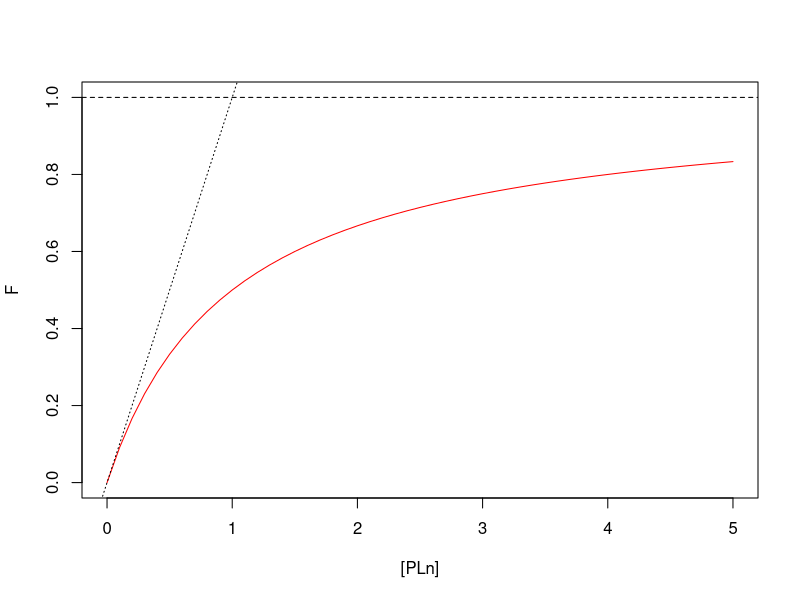
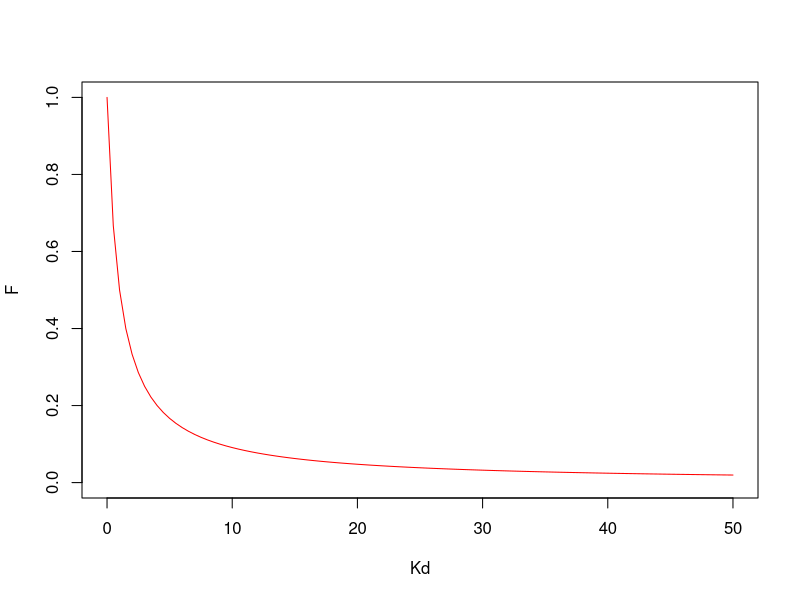
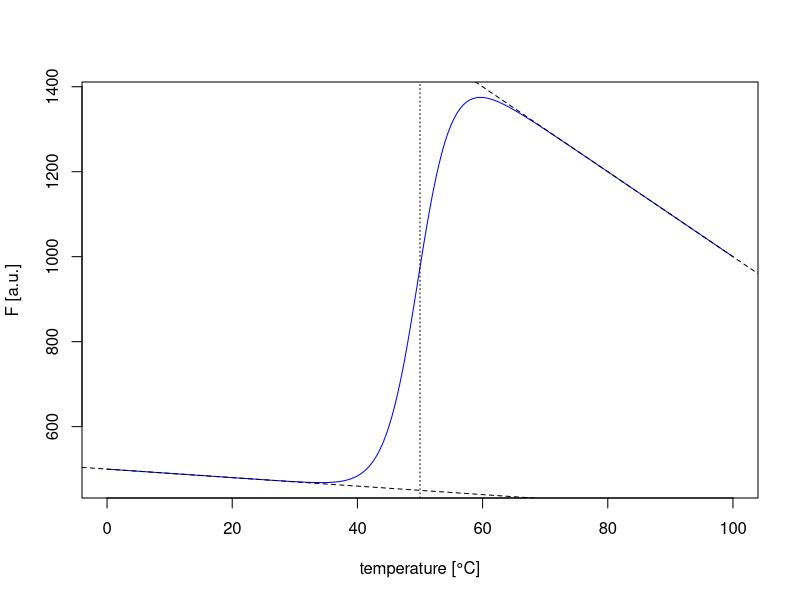
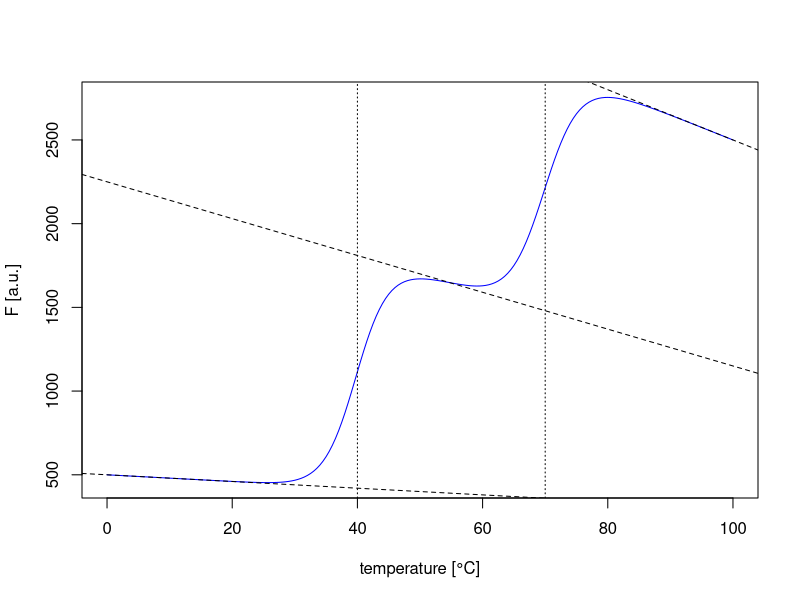
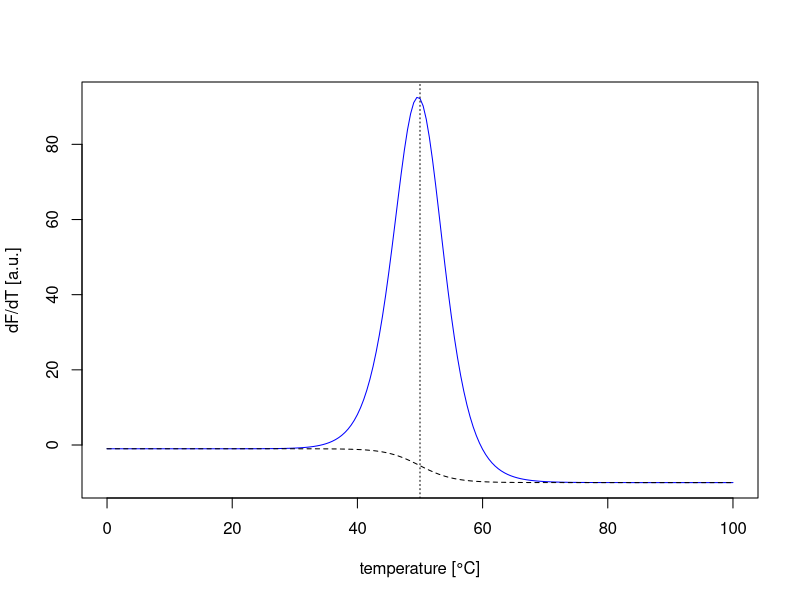
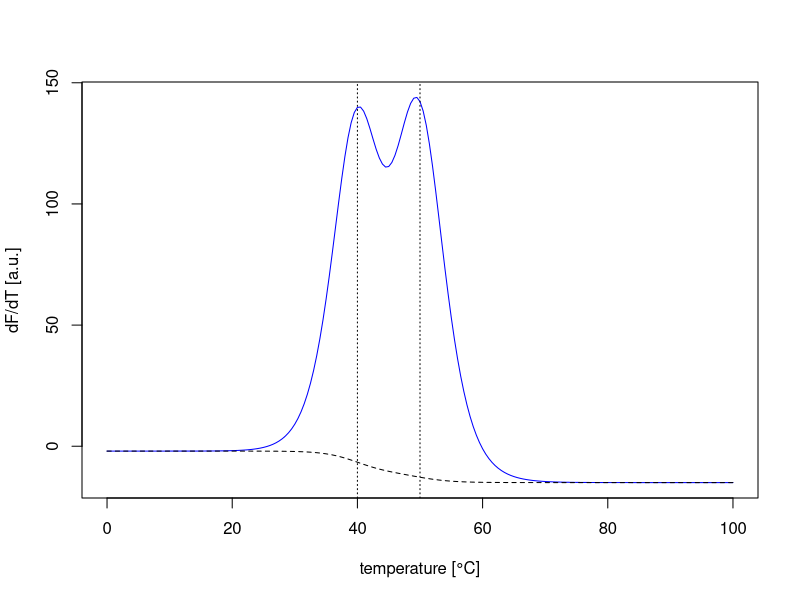
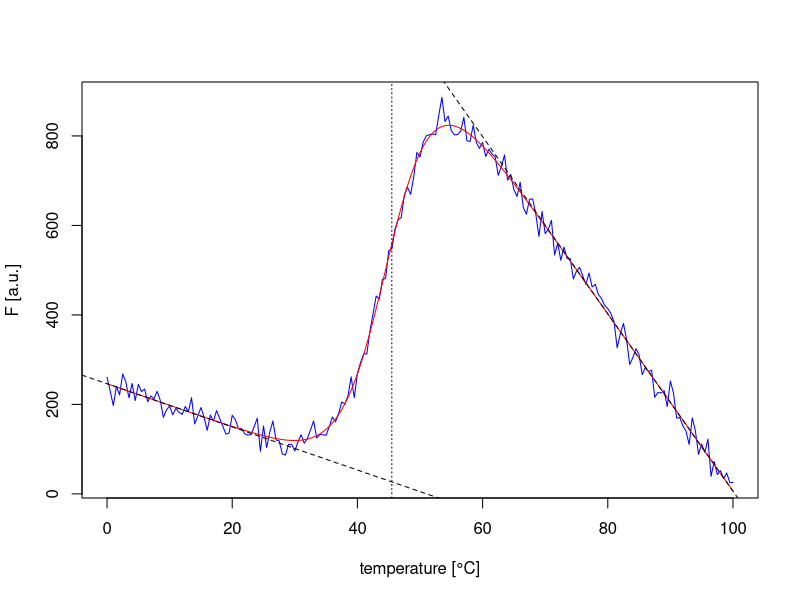
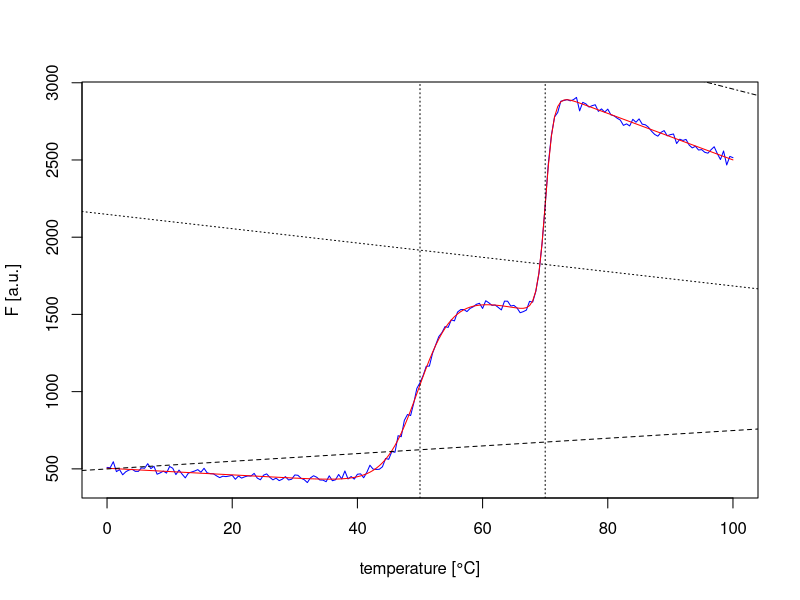

Write the R code that produced these figures, in order.
## ---- chunk 1
knitr::opts_chunk$set(echo = TRUE)
## ---- chunk 2
PL <- seq(0, 5, 0.1)
plot(x = PL,
     y = PL / (1 + PL),
     xlab = "[PLn]",
     ylab = "F",
     ylim = c(0,1),
     type = "l",
     col = "red")
abline(h = 1, lty = 2)
abline(a = 0, b = 1, lty = 3)

Kd <- seq(0,50,0.5)
plot(x = Kd,
     y = 1 / (1 + Kd),
     xlab = "Kd",
     ylab = "F",
     ylim = c(0,1),
     type = "l",
     col = "red")
## ---- chunk 3
# for Thermofluor signal
get_K_function <- function(value = "DSm") { # preset value is for DSm
  # constants
  C_to_K <- 273.15 # 0°C in Kelvin
  gas_constant <- 8.3144598 # J/(mol*K)
  # choose between the function for DSm or DHm
  if (identical(value, "DSm"))
    function(Tm, # transition temperature in °C 
             DSm, # change in melting entropy in J/(mol*K)
             temperature) # temperature in °C
    { #compute K
      A <- DSm/gas_constant
      B <- (Tm + C_to_K)/(temperature + C_to_K)
      exp(A * (1.0 - B))
    }
  else if (identical(value, "DHm"))
    function(Tm, # transition temperature in °C 
             DHm, # change in melting enthalpy in J/(mol*K)
             temperature) # temperature in °C
    { #compute K
      A <- DHm/gas_constant
      B <- 1.0/(Tm + C_to_K)
      C <- 1.0/(temperature + C_to_K)
      exp(A * (B - C))
    }
  else
    stop(paste("The value: ", value, " is not know. Use DSm or DHm."))
}
## ---- chunk 4
compute_K <- get_K_function("DSm")
## ---- chunk 5
compute_K(Tm = 50, DSm = 1000, temperature = 50)
compute_K(Tm = 50, DSm = 1000, temperature = c(40,50,60))
## ---- chunk 6
# thermo fluor signal for single and multi domain proteins
get_Thermo_Fluor_signal <- function(temperature, Tm, DSm, 
                                    Fn_coef, Fu_coef,
                                    sd_noise = 0) {
  signal <- rep(0.0, length(temperature))
  for (i in seq_along(Tm)) {
    # linear Background for native and unfolded protein
    Fn <- Fn_coef[[i]]$a + temperature * Fn_coef[[i]]$b
    Fu <- Fu_coef[[i]]$a + temperature * Fu_coef[[i]]$b
    # get K = [U]/[N]
    K <- compute_K(Tm[i], DSm[i], temperature)
    # get the signal
    signal <- signal + (Fn + Fu * K) / (1.0 + K)
  }
  signal + rnorm(length(signal), sd = sd_noise)
}
## ---- chunk 7
Tm <- 50 # in °C
DSm <- 1000.0 # in J/(mol*K)
temperature <- seq(0, 100, 0.5) # temperature range of melting in °C
# linear Background for native and unfolded protein
Fn <- list(list(a = 500, b = -1))
Fu <- list(list(a = 2000, b = -10))

plot(x = temperature,
     y = get_Thermo_Fluor_signal(temperature, Tm, DSm, Fn, Fu),
     type = "l",
     col = "blue",
     xlab = "temperature [°C]",
     ylab = "F [a.u.]")

# plot linear background for native protein
abline(a = Fn[[1]]$a, b = Fn[[1]]$b, lty = 2)
# plot linear background for unfolded protein
abline(a = Fu[[1]]$a, b = Fu[[1]]$b, lty = 2)
# plot where the transition temperature is
abline(v = Tm, lty = 3)
## ---- chunk 8
Tm <- c(40, 70) # in °C
DSm <- c(1000, 1000.0) # in J/(mol*K)
temperature <- seq(0, 100, 0.5) # temperature range of melting in °C
# linear Background for native and unfolded protein
Fn <- list(list(a = 250, b = -1),
           list(a = 250, b = -1))
Fu <- list(list(a = 2000, b = -10),
           list(a = 2000, b = -5))

plot(x = temperature,
     y = get_Thermo_Fluor_signal(temperature, Tm, DSm, Fn, Fu),
     type = "l",
     col = "blue",
     xlab = "temperature [°C]",
     ylab = "F [a.u.]")

# plot linear background for native protein
abline(a = Fn[[1]]$a + Fn[[2]]$a, 
       b = Fn[[1]]$b + Fn[[2]]$b, 
       lty = 2)
# plot linear background for intermediate melted protein
abline(a = Fu[[1]]$a + Fn[[2]]$a,
       b = Fu[[1]]$b + Fn[[2]]$b,
       lty = 2)
# plot linear background for unfolded protein
abline(a = Fu[[1]]$a + Fu[[2]]$a, 
       b = Fu[[1]]$b + Fu[[2]]$b, 
       lty = 2)
# plot where the transition temperature is
abline(v = Tm, lty = 3)
## ---- chunk 9
compute_K_and_dKdT <- function(Tm, DSm, temperature) {
  # constants
  C_to_K <- 273.15 # 0°C in Kelvin
  gas_constant <- 8.3144598 # J/(mol*K)
  # convert temperatures from °C to Kelvin
  Tm <- Tm + C_to_K
  temp_Kelvin <- temperature + C_to_K
  # compute K
  A <- DSm/gas_constant
  B <- Tm/temp_Kelvin
  K <- exp(A * (1.0 - B))
  list(K    = K,
       dKdT = K * A * (Tm/temp_Kelvin^2))
}
## ---- chunk 10
get_DSF_signal <- function(temperature, Tm, DSm, 
                          Fn_coef, Fu_coef,
                          sd_noise = 0) {
  signal <- rep(0.0, length(temperature))
  background_sum <- rep(0.0, length(temperature))
  for (i in seq_along(Tm)) {
    # compute Signal
    result <- compute_K_and_dKdT(Tm[i], DSm[i], temperature)
    # compute background
    Fn <- Fn_coef[[i]]$a + Fn_coef[[i]]$b * temperature
    Fu <- Fu_coef[[i]]$a + Fu_coef[[i]]$b * temperature
    # compute the terms
    dsf_signal <- result$dKdT / (1 + result$K)^2
    DF <- Fu - Fn
    background <- (result$K * Fu_coef[[i]]$b + Fn_coef[[i]]$b) / (1 + result$K)
    # put everything together
    signal <- signal + (dsf_signal * DF + background)
    background_sum <- background_sum + background
  }
  # return everything
  list(dsf_signal = signal + rnorm(length(signal), sd = sd_noise), 
       background = background_sum)
} 
## ---- chunk 11
Tm <- 50 # in °C
DSm <- 1000.0 # in J/(mol*K)
temperature <- seq(0, 100, 0.5) # temperature range of melting in °C
# linear Background for native and unfolded protein
Fn <- list(list(a = 500, b = -1))
Fu <- list(list(a = 2000, b = -10))

result <- get_DSF_signal(temperature, Tm, DSm, Fn, Fu)
plot(x = temperature,
     y = result$dsf_signal,
     type = "l",
     col = "blue",
     xlab = "temperature [°C]",
     ylab = paste("dF/dT [a.u.]"))
# plot background
lines(x = temperature,
       y = result$background,
       lty = 2)
# plot melting tmeperature
abline(v = Tm, lty = 3)
## ---- chunk 12
Tm <- c(40, 50) # in °C
DSm <- c(1000, 1000.0) # in J/(mol*K)
temperature <- seq(0, 100, 0.5) # temperature range of melting in °C
# linear Background for native and unfolded protein
Fn <- list(list(a = 250, b = -1),
           list(a = 250, b = -1))
Fu <- list(list(a = 2000, b = -10),
           list(a = 2000, b = -5))

result <- get_DSF_signal(temperature, Tm, DSm, Fn, Fu)
plot(x = temperature,
     y = result$dsf_signal,
     type = "l",
     col = "blue",
     xlab = "temperature [°C]",
     ylab = paste("dF/dT [a.u.]"))
# plot background
lines(x = temperature,
       y = result$background,
       lty = 2)
# plot melting tmeperature
abline(v = Tm, lty = 3)
## ---- chunk 13
fit_thermofluor_signal <- function(temperature, 
                                   signal,
                                   nb_domains = 1) {
  
  # initial guess
  Tm_init <- c(0,100,50)
  Tm_init <- Tm_init[1:nb_domains]
  #Tm_init  <- rep(0.0, nb_domains) # melting temperature in in °C
  DSm_init <- rep(100.0, nb_domains) # unfolding change in entropy in J/(mol *K)
  
  # function for constrained conditionally linear regression
  model_function <- function(input, get_fit_object = FALSE) {
    cat(input, "\n")
    n <- length(input) / 2
    for (i in seq(n)) {
      # retrieve Tm and DSm from input
      Tm <- input[i]
      DSm  <- input[i + n]
      # get K
      K <- compute_K(Tm, DSm, temperature)
      # get the terms for the linear regression
      an <- 1.0 / (1.0 + K)
      bn <- temperature * an
      au <- K * an
      bu <- temperature * au
      # get everything into a data frame
      tmp_df <- cbind(an, bn, au, bu)
      if (i == 1)
        df <- tmp_df
      else {
        df[,3] <- df[,3] + tmp_df[,1] - 1
        df[,4] <- df[,4] + tmp_df[,2] - 1
        df <- cbind(df, tmp_df[,3:4])
      }
    }
    
    if (nb_domains == 1)
      colnames(df) <- c("an", "bn", "au", "bu")
    else
      colnames(df) <- c("an", "bn", "ai", "bi", "au", "bu")

    # linear regression
    fit <- lm.fit(x = df, y = signal)
    
    if (get_fit_object)
      # get final fit
      fit
    else
      # get RSS
      mean(fit$residuals^2)
  }
  
  fit_model <- optim(par = c(Tm_init, DSm_init), 
                     fn = model_function, 
                     method = "L-BFGS-B",
                     lower = rep(0.0, 2*length(Tm_init)),
                     upper = c(rep(100.0, length(Tm_init)), 
                               rep(10000.0, length(DSm_init))) )
  
  final_fit <- model_function(fit_model$par, TRUE)
  print(final_fit$coefficients)
  
  list(par  = fit_model, 
       pred = final_fit)
}
## ---- chunk 14
temperature <- seq(0, 100, 0.5)
Tm <- 45.5
DSm <- 700
Fn <- list(list(a = 250, b = -5))
Fu <- list(list(a = 2000, b = -20))

signal <- get_Thermo_Fluor_signal(temperature, Tm, DSm, Fn, Fu, sd_noise = 20)
fit <- fit_thermofluor_signal(temperature, signal)

plot(x = temperature,
     y = signal,
     type = "l",
     col = "blue",
     xlab = "temperature [°C]",
     ylab = "F [a.u.]")

print(round(fit$par$par,1))
lines(temperature, fit$pred$fitted.values, col = "red")
abline(a = fit$pred$coefficients["an"], 
       b = fit$pred$coefficients["bn"], lty = 2)
abline(a = fit$pred$coefficients["au"], 
       b = fit$pred$coefficients["bu"], lty = 2)
abline(v = Tm, lty = 3)
## ---- chunk 15
# temperature range of melting in °C
temperature <- seq(0, 100, 0.5)
Tm <- c(50, 70) # in °C
DSm <- c(1000, 4000.0) # in J/(mol*K)

# linear Background for native and unfolded protein
Fn <- list(list(a = 250, b = -1),
           list(a = 250, b = -1))
Fu <- list(list(a = 2000, b = -10),
           list(a = 2000, b = -5))

signal <- get_Thermo_Fluor_signal(temperature, Tm, DSm, Fn, Fu, sd_noise = 20)
fit <- fit_thermofluor_signal(temperature, signal, nb_domains = 2)

plot(x = temperature,
     y = signal,
     type = "l",
     col = "blue",
     xlab = "temperature [°C]",
     ylab = "F [a.u.]")

print(round(fit$par$par,1))
lines(temperature, fit$pred$fitted.values, col = "red")
abline(a = fit$pred$coefficients["an"], 
       b = fit$pred$coefficients["bn"], lty = 2)
abline(a = fit$pred$coefficients["ai"], 
       b = fit$pred$coefficients["bi"], lty = 3)
abline(a = fit$pred$coefficients["au"], 
       b = fit$pred$coefficients["bu"], lty = 4)
abline(v = Tm, lty = 3)
## ---- chunk 16
fit_dsf_signal <- function(temperature, signal) {
  # initial guess
  Tm_init  <-  50.0 # melting temperature in in °C
  DSm_init <- 250.0 # unfolding change in entropy in J/(mol *K)
  # function for constrained conditionally linear regression
  model_function <- function(input, get_fit_object = FALSE) {
    df <- NULL
    for (i in seq(length(input/2))) {
      # retrieve Tm and DSm from input
      Tm <- input[1]
      DSm  <- input[2]
      # get K and dK/dT
      K <- compute_K_and_dKdT(Tm, DSm, temperature)
      # get the terms for the linear regression
      term1 <- 1.0 / (1.0 + K)
      term2 <- temperature * term1
      term3 <- K * term1
      term4 <- temperature * term3
      # get everything into a data frame
      tmp_df <- data.frame(term1,
                           term2,
                           term3, term4)
      colnames(tmp_df) <- paste0(c("an", "bn", "au", "bu"), i)
      df <- cbind(df, tmp_df)
    }
    # linear fit
    fit <- lm.fit(x = df, 
                  y = signal)
    
    if (get_fit_object)
      # get final fit
      fit
    else
      # get RSS
      mean(fit$residuals^2)
  }
  
  fit_model <- optim(par = c(Tm_init, DSm_init), 
                     fn = model_function, 
                     method = "L-BFGS-B",
                     lower = c(0.0, 0.0),
                     upper = c(100.0, 10000.0))
  
  final_fit <- model_function(fit_model$par, TRUE)
  print(final_fit$coefficients)
  
  list(par  = fit_model, 
       pred = final_fit$fitted.values)
}
